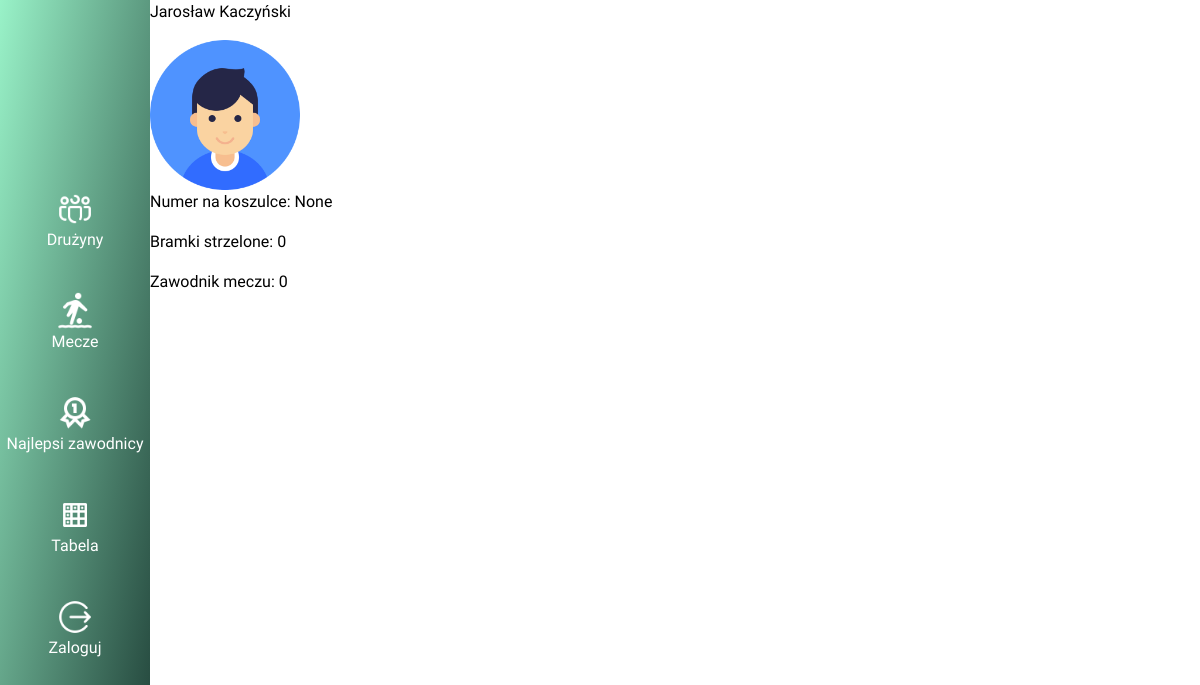
Before: /players/21 with the older database file.
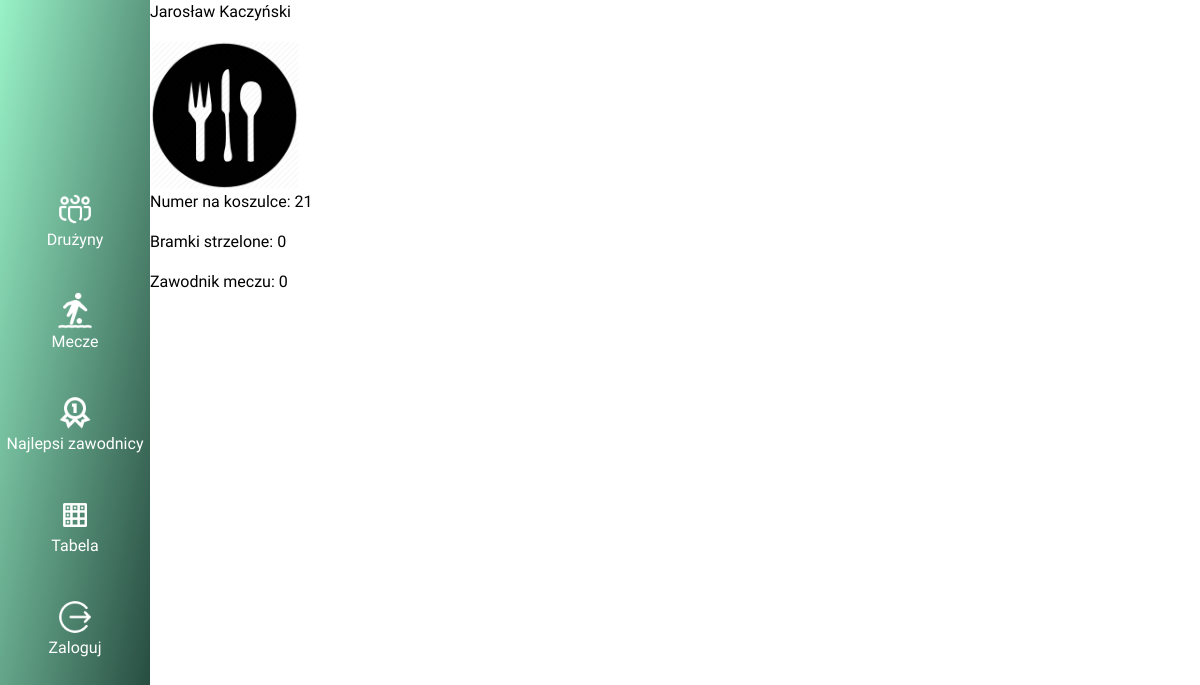
After: the same page with the newer database file.
### Users/models.py (models this page shows, shortened)
class App_User(models.Model):
    first_name = models.CharField(max_length=30, null=False)
    second_name = models.CharField(max_length=30, null=True, blank=True)
    last_name = models.CharField(max_length=30)
    mod = models.BooleanField(default=False,null=False)
    image = models.ImageField(upload_to='images/users', null=False, default='images/users/default_profile.png')
    def __str__(self):
        return f'{self.first_name} {self.second_name+" " if self.second_name else " "}{self.last_name}'

class Player(App_User):
    user = models.OneToOneField(User, on_delete=models.CASCADE, null=True)
    position = models.ForeignKey(Position,on_delete=models.CASCADE,null=True,blank=True)
    shirt_number = models.IntegerField(validators=[MinValueValidator(1),MaxValueValidator(99)],null=True,blank=True)
    team = models.ForeignKey(Team,on_delete=models.SET_NULL,null=True,blank=True)
    captain = models.BooleanField(null=False,default=False)
    def get_scored_goals(self):
        from Matches.models import Goal
        return len(Goal.objects.filter(scorer = self))
    def get_motm(self):
        from Matches.models import Match
        return len(Match.objects.filter(motm = self))

### Users/views.py (the view)
# urls.py: path('players/<int:id>',views.player_detail,name='player_detail'),
def player_detail(request,id):
    player = get_object_or_404(Player,id=id)
    return render(request,'players/player_detail.html',{'player':player})

### templates/players/player_detail.html (shortened to what this page needs)
{% extends 'base.html' %}
{% block content %}
    <p>{{ player }}</p>
    <img src="{{ player.image.url }}" width="150px" height="150px">
    <p>Numer na koszulce: {{ player.shirt_number }}</p>
    <p>Bramki strzelone: {{ player.get_scored_goals }}</p>
    <p>Zawodnik meczu: {{ player.get_motm }}</p>
{% endblock %}

### templates/base.html (shortened to what this page needs)
<!DOCTYPE html>
<html lang="en">
<head>
    <link href="https://cdn.jsdelivr.net/npm/bootstrap@5.2.3/dist/css/bootstrap.min.css" rel="stylesheet">
    {% load static %}
    <link rel="stylesheet" type="text/css" href="{% static 'style.css' %}">
</head>
<body >
    <nav>
        <div class="user">
        </div>
        <ul>
            <li><a href="{% url 'teams:teams' %}"> <img src="../static/Assets/team.png"/> Drużyny</a></li>
            <li>
                <a href="{% url 'matches:all_matches' %}">
                    <img src="../static/Assets/matches.png"/>
                    Mecze
                </a>
            </li>
            <li><a href="{% url 'users:player_ranking' %}"><img src="../static/Assets/best.png"/>Najlepsi zawodnicy</a></li>
            <li><a href="{% url 'teams:table' %}"><img src="../static/Assets/table.png"/>Tabela</a></li>
            <li>
                {% if user.is_authenticated %}
                    <a href="{% url 'logout' %}" ><img src="../static/Assets/logout.png"/>Wyloguj</a>
                {% else %}
                    <a href="{% url 'users:login' %}" ><img src="../static/Assets/logout.png"/>Zaloguj</a>
                {% endif %}
            </li>
        </ul>
    </nav>
    <div class="main_content">
    {% block content %}
    {% endblock %}
    </div>
</body>
</html>

### static/style.css (style rules this page uses)
body { margin: 0; padding: 0; position: relative; font-family: 'Oswald', sans-serif; color: white; }
nav { position: sticky; height: 100vh; width: 150px; background: linear-gradient(to left top,#1f4037,#99f2c8); top: 0; left: 0; display: flex; justify-content: center; align-content: center; flex-direction: column; }
nav ul { margin: 0; padding:0; display: flex; justify-content: center; align-content: center; flex-direction: column; height: 100vh; }
nav ul li { padding:20px 0 20px 0; list-style: none; cursor: pointer; text-align: center; transition: 0.5s; }
nav ul li img { width: 38px; height: 38px; margin: auto; }
nav ul li a { display: flex; flex-direction: column; justify-content: center; align-content: center; text-decoration: none; color: white; }
img { transition: 0.3s; }
.main_content { position: absolute; left: 0; top: 0; margin: 0 0 0 150px; color: black; }
.user { padding-top: 50px; text-align: center; }

Changed rows visible on the page:
changed App_User "Jarosław Kaczyński": image: picture added in place of a placeholder
changed Player: shirt_number "None" → "21"
